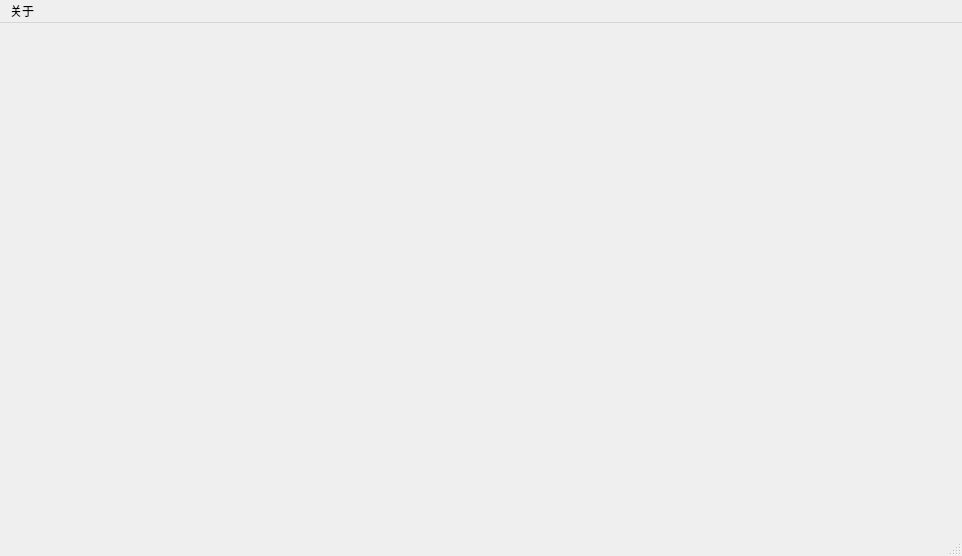
<?xml version="1.0" encoding="UTF-8"?>
<ui version="4.0">
    <class>AdminDashboard</class>
    <widget class="QMainWindow" name="AdminDashboard">
        <property name="geometry">
            <rect>
                <x>0</x>
                <y>0</y>
                <width>962</width>
                <height>556</height>
            </rect>
        </property>
        <property name="windowTitle">
            <string>管理员工作台-图书借阅管理系统</string>
        </property>
        <widget class="QWidget" name="centralwidget"/>
        <widget class="QMenuBar" name="menubar">
            <property name="geometry">
                <rect>
                    <x>0</x>
                    <y>0</y>
                    <width>962</width>
                    <height>17</height>
                </rect>
            </property>
            <widget class="QMenu" name="menuAbout">
                <property name="title">
                    <string>关于</string>
                </property>
            </widget>
            <addaction name="menuAbout"/>
        </widget>
        <widget class="QStatusBar" name="statusbar"/>
    </widget>
    <resources/>
    <connections/>
</ui>
